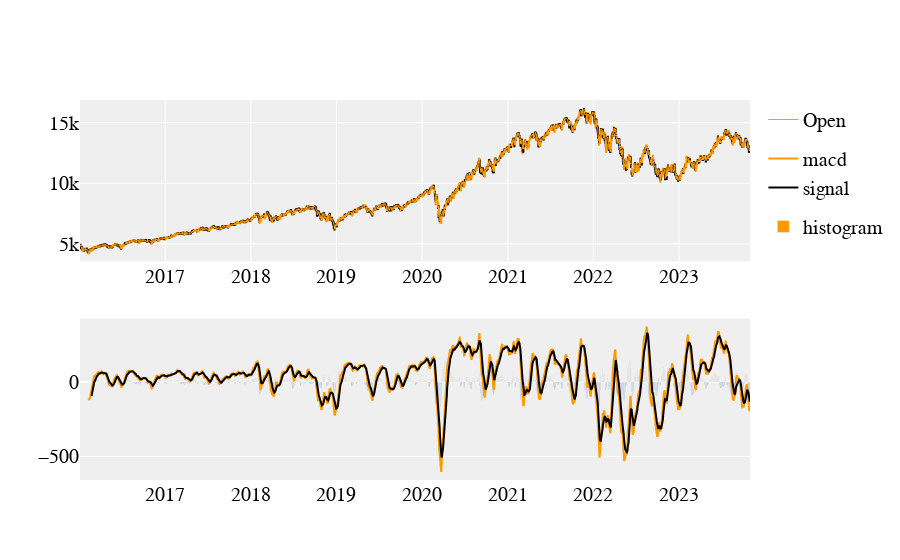

Write notebook code for a chart like this one.
### Code cell
fig = make_subplots(rows=2, cols=1)

fig.append_trace(
    go.Scatter(
        x=data.index,
        y=data['Open'],
        line=dict(color='#ff9900', width=1),
        name='Open',
        legendgroup='1',
    ), row=1, col=1
)

fig.append_trace(
    go.Candlestick(
        x=data.index,
        open=data['Open'],
        high=data['High'],
        low=data['Low'],
        close=data['Close'],
        increasing_line_color='#ff9900',
        decreasing_line_color='black',
        showlegend=False
    ), row=1, col=1
)

fig.append_trace(
    go.Scatter(
        x=data.index,
        y=data['MACD_12_26_9'],
        line=dict(color='#ff9900', width=2),
        name='macd',
        legendgroup='2',
    ), row=2, col=1
)

fig.append_trace(
    go.Scatter(
        x=data.index,
        y=data['MACDs_12_26_9'],
        line=dict(color='#000000', width=2),
        legendgroup='2',
        name='signal'
    ), row=2, col=1
)

colors = np.where(data['MACDh_12_26_9'] < 0, '#000', '#ff9900')
fig.append_trace(
    go.Bar(
        x=data.index,
        y=data['MACDh_12_26_9'],
        name='histogram',
        marker_color=colors,
    ), row=2, col=1
)

layout = go.Layout(
    plot_bgcolor='#efefef',
    font_family='Monospace',
    font_color='#000000',
    font_size=20,
    xaxis=dict(
        rangeslider=dict(
            visible=False
        )
    )
)

fig.update_layout(layout)
fig.show()

### Figure 1 — Plotly figure (JSON) as saved in the notebook; plotly's stock layout.template omitted (floating-point values rounded to 4 significant figures; data arrays with more than 128 entries replaced by an {"elided": "..."} marker saying what was removed)
{"data": [{"legendgroup": "1", "line": {"color": "#ff9900", "width": 1}, "name": "Open", "type": "scatter", "x": {"elided": "1970 str values"}, "xaxis": "x", "y": {"elided": "1970 float values"}, "yaxis": "y"}, {"close": {"elided": "1970 float values"}, "decreasing": {"line": {"color": "black"}}, "high": {"elided": "1970 float values"}, "increasing": {"line": {"color": "#ff9900"}}, "low": {"elided": "1970 float values"}, "open": {"elided": "1970 float values"}, "showlegend": false, "type": "candlestick", "x": {"elided": "1970 str values"}, "xaxis": "x", "yaxis": "y"}, {"legendgroup": "2", "line": {"color": "#ff9900", "width": 2}, "name": "macd", "type": "scatter", "x": {"elided": "1970 str values"}, "xaxis": "x2", "y": {"elided": "1970 float values"}, "yaxis": "y2"}, {"legendgroup": "2", "line": {"color": "#000000", "width": 2}, "name": "signal", "type": "scatter", "x": {"elided": "1970 str values"}, "xaxis": "x2", "y": {"elided": "1970 float values"}, "yaxis": "y2"}, {"marker": {"color": {"elided": "1970 str values"}}, "name": "histogram", "type": "bar", "x": {"elided": "1970 str values"}, "xaxis": "x2", "y": {"elided": "1970 float values"}, "yaxis": "y2"}], "layout": {"font": {"color": "#000000", "family": "Monospace", "size": 20}, "plot_bgcolor": "#efefef", "xaxis": {"anchor": "y", "domain": [0, 1], "rangeslider": {"visible": false}}, "xaxis2": {"anchor": "y2", "domain": [0, 1]}, "yaxis": {"anchor": "x", "domain": [0.575, 1]}, "yaxis2": {"anchor": "x2", "domain": [0, 0.425]}}}
